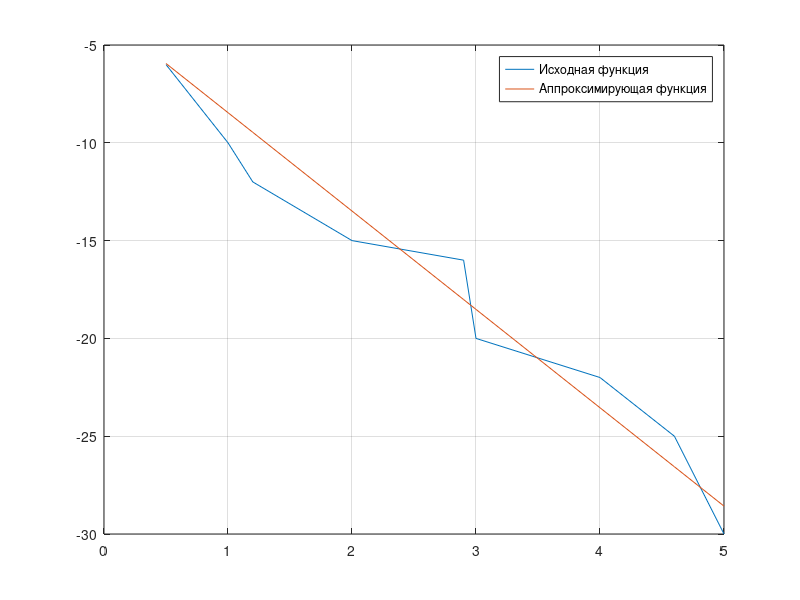

Write MATLAB code to recreate this figure.
x = [0.5, 1, 1.2, 2, 2.9, 3, 4, 4.6, 5];
y = [-6, -10, -12, -15, -16, -20, -22, -25, -30];
n = 10;
plot(x,y);
grid on

a1 = (sum(x) * sum(y) - n * x * y') / (sum(x) ^ 2 - n * sum(x .^ 2));
a0 = 1 / n * (sum(y) - a1 * sum(x));

y1 = a0 + a1 * x;

hold on
plot(x, y1);


legend('Исходная функция', 'Аппроксимирующая функция');

